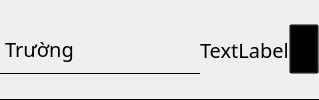
            <widget class="QFrame" name="SchoolFrame">
             <property name="minimumSize">
              <size>
               <width>0</width>
               <height>50</height>
              </size>
             </property>
             <property name="styleSheet">
              <string notr="true">QFrame {
	border-bottom: 1px solid black;
	border-radius: 0px;
}</string>
             </property>
             <property name="frameShape">
              <enum>QFrame::StyledPanel</enum>
             </property>
             <property name="frameShadow">
              <enum>QFrame::Raised</enum>
             </property>
             <layout class="QHBoxLayout" name="horizontalLayout_6">
              <property name="spacing">
               <number>0</number>
              </property>
              <property name="leftMargin">
               <number>0</number>
              </property>
              <property name="topMargin">
               <number>0</number>
              </property>
              <property name="rightMargin">
               <number>0</number>
              </property>
              <property name="bottomMargin">
               <number>0</number>
              </property>
              <item>
               <widget class="QLabel" name="label_3">
                <property name="minimumSize">
                 <size>
                  <width>200</width>
                  <height>50</height>
                 </size>
                </property>
                <property name="maximumSize">
                 <size>
                  <width>200</width>
                  <height>50</height>
                 </size>
                </property>
                <property name="font">
                 <font>
                  <family>Montserrat</family>
                  <pointsize>15</pointsize>
                 </font>
                </property>
                <property name="text">
                 <string>Trường</string>
                </property>
               </widget>
              </item>
              <item>
               <widget class="QLabel" name="SchoolBox">
                <property name="font">
                 <font>
                  <family>iCiel Effra Regular</family>
                  <pointsize>15</pointsize>
                 </font>
                </property>
                <property name="styleSheet">
                 <string notr="true">border: none;</string>
                </property>
                <property name="text">
                 <string>TextLabel</string>
                </property>
               </widget>
              </item>
              <item>
               <widget class="QPushButton" name="pushButton">
                <property name="minimumSize">
                 <size>
                  <width>30</width>
                  <height>50</height>
                 </size>
                </property>
                <property name="maximumSize">
                 <size>
                  <width>30</width>
                  <height>50</height>
                 </size>
                </property>
                <property name="styleSheet">
                 <string notr="true">image: url(:/images/icons/Edit.png);
background: transparent;</string>
                </property>
                <property name="text">
                 <string/>
                </property>
               </widget>
              </item>
             </layout>
            </widget>
